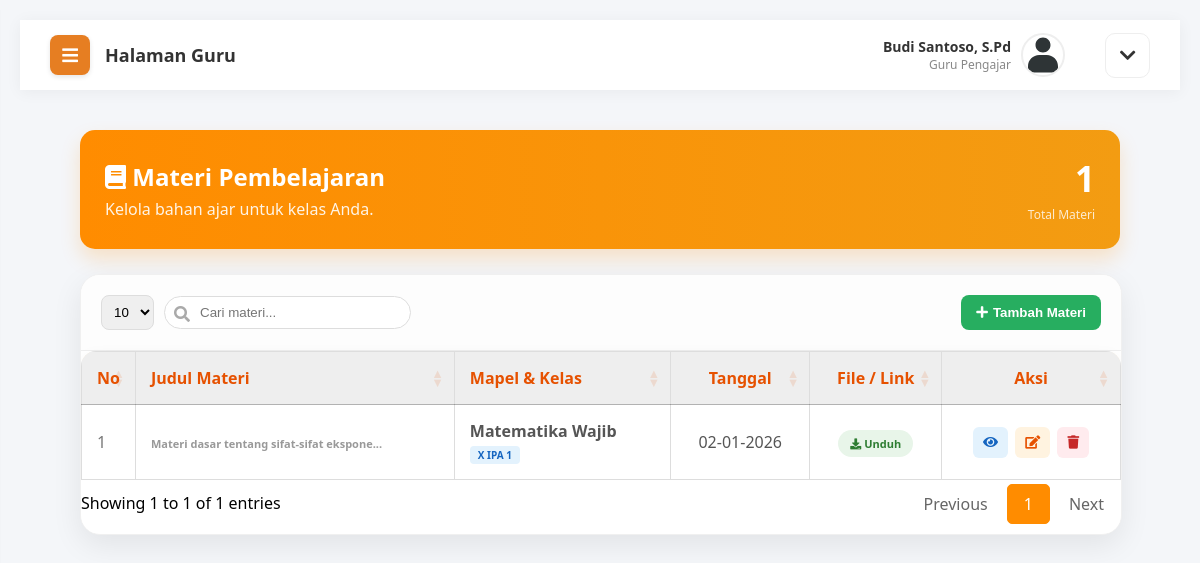
Page /guru/materi.php (signed in) on the earlier database version.
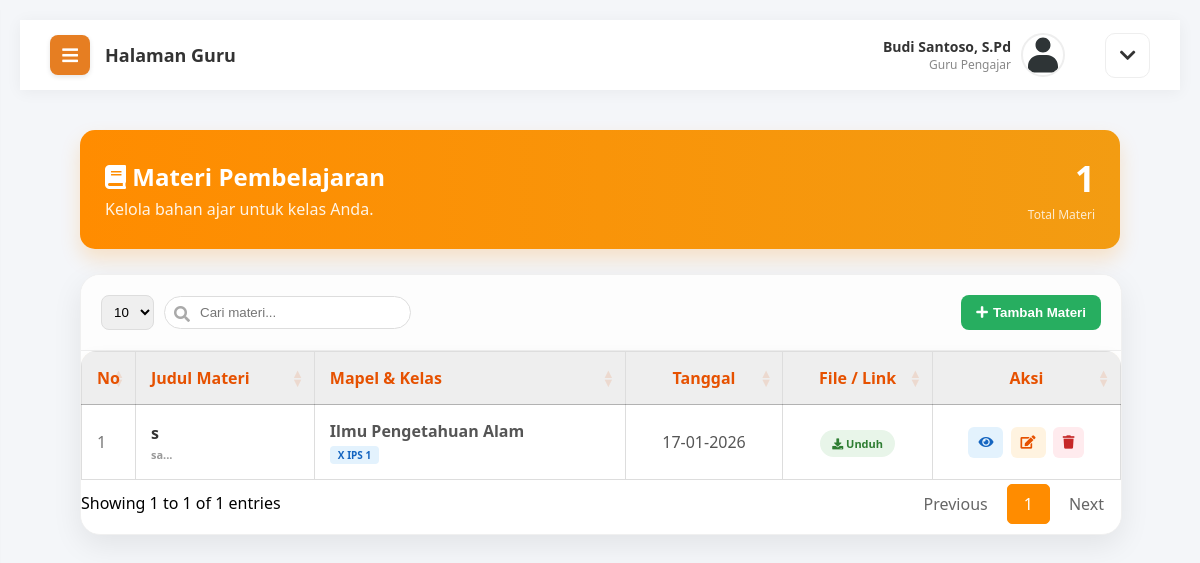
Same page on the later database version.
### tables this page shows
CREATE TABLE `materi` (
  `id_materi` int(11) NOT NULL,
  `mapel_id` int(11) NOT NULL,
  `judul` varchar(255) NOT NULL,
  `deskripsi` text NOT NULL,
  `tipe` enum('file','link') NOT NULL,
  `file_url` varchar(255) NOT NULL,
  `tanggal_upload` datetime NOT NULL
);

CREATE TABLE `mapel` (
  `id_mapel` int(11) NOT NULL,
  `kode_mapel` varchar(20) DEFAULT NULL,
  `nama_mapel` varchar(100) NOT NULL,
  `guru_id` int(11) DEFAULT NULL,
  `kelas_id` int(11) DEFAULT NULL,
  `hari` varchar(20) DEFAULT NULL,
  `jam_mulai` time DEFAULT NULL,
  `jam_selesai` time DEFAULT NULL
);

CREATE TABLE `kelas` (
  `id_kelas` int(11) NOT NULL,
  `nama_kelas` varchar(20) NOT NULL,
  `wali_kelas_id` int(11) DEFAULT NULL,
  `tahun_ajaran` varchar(20) DEFAULT '-',
  `semester` varchar(20) DEFAULT '-'
);

### guru/materi.php (the view, shortened to what the changed rows need)
<?php
include 'header.php';
$id_guru = $_SESSION['id_user'];
$query_sql = "SELECT materi.*, mapel.nama_mapel, kelas.nama_kelas
              FROM materi
              JOIN mapel ON materi.mapel_id = mapel.id_mapel
              JOIN kelas ON mapel.kelas_id = kelas.id_kelas
              WHERE mapel.guru_id = '$id_guru'
              ORDER BY materi.tanggal_upload DESC";
$q_materi = mysqli_query($koneksi, $query_sql);
$jml_materi = mysqli_num_rows($q_materi);
?>
<link rel="stylesheet" href="https://cdn.datatables.net/1.13.4/css/jquery.dataTables.min.css">
<div class="content-body" style="margin-top: -20px;">
    <div class="welcome-banner" style="background: linear-gradient(to right, #FF8C00, #F39C12); color: white; padding: 25px; border-radius: 15px; margin-bottom: 25px; box-shadow: 0 10px 20px rgba(255, 140, 0, 0.2);">
        <div style="display: flex; justify-content: space-between; align-items: center;">
            <div>
                <h2 style="margin: 0; font-size: 24px;"><i class="fas fa-book"></i> Materi Pembelajaran</h2>
            </div>
            <div>
                <h1 style="margin: 0; font-size: 35px; text-align: right;"><?php echo $jml_materi; ?></h1>
            </div>
        </div>
    </div>
    <div class="modern-form-card" style="padding: 0; overflow: hidden; width: 100%; max-width: 100%;">
        <div class="table-responsive" style="padding: 0 0 10px 0;">
            <table class="table table-striped" id="materiTable" style="width: 100%; border-collapse: collapse;">
                <thead style="background: #FFF3E0; color: #E65100;">
                    <tr>
                        <th style="padding: 15px; width: 5%;">No</th>
                        <th style="padding: 15px;">Judul Materi</th>
                        <th style="padding: 15px;">Mapel & Kelas</th>
                        <th style="padding: 15px; text-align: center;">Tanggal</th>
                        <th style="padding: 15px; text-align: center;">File / Link</th>
                        <th style="padding: 15px; text-align: center;">Aksi</th>
                    </tr>
                </thead>
                <tbody>
                    <?php
                    $no = 1;
                    while($d = mysqli_fetch_array($q_materi)){
                        $tgl = date('d-m-Y', strtotime($d['tanggal_upload']));
                        $tipe = isset($d['tipe']) ? $d['tipe'] : 'file';
                        $url  = isset($d['file_url']) ? $d['file_url'] : '#';
                    ?>
                    <tr style="border-bottom: 1px solid #f0f0f0;">
                        <td style="padding: 15px; color: #777;"><?php echo $no++; ?></td>
                        <td style="padding: 15px; font-weight: 600; color: #333;">
                            <?php echo $d['judul']; ?>
                            <div style="font-size: 11px; color: #999; margin-top: 3px;"><?php echo substr($d['deskripsi'], 0, 40) . '...'; ?></div>
                        </td>
                        <td style="padding: 15px;">
                            <span style="display: block; font-weight: bold; color: #555;"><?php echo $d['nama_mapel']; ?></span>
                            <span style="background: #e3f2fd; color: #1565c0; padding: 2px 8px; border-radius: 4px; font-size: 10px; font-weight: bold;"><?php echo $d['nama_kelas']; ?></span>
                        </td>
                        <td style="padding: 15px; text-align: center; color: #555;"><?php echo $tgl; ?></td>
                        <td style="padding: 15px; text-align: center;">
                            <?php if($tipe == 'file') { ?>
                                <a href="../uploads/materi/<?php echo $url; ?>" target="_blank" style="text-decoration: none; background: #e8f5e9; color: #2e7d32; padding: 6px 12px; border-radius: 15px; font-size: 11px; font-weight: bold;">
                                    <i class="fas fa-download"></i> Unduh
                                </a>
                            <?php } else { ?>
                                <a href="<?php echo $url; ?>" target="_blank" style="text-decoration: none; background: #ffebee; color: #c62828; padding: 6px 12px; border-radius: 15px; font-size: 11px; font-weight: bold;">
                                    <i class="fas fa-external-link-alt"></i> Buka Link
                                </a>
                            <?php } ?>
                        </td>
                        <td style="padding: 15px; text-align: center;">
                            <button onclick="bukaModalLihat('<?php echo addslashes($d['judul']); ?>','<?php echo addslashes($d['nama_mapel']); ?>','<?php echo addslashes($d['nama_kelas']); ?>','<?php echo $tgl; ?>','<?php echo addslashes($d['deskripsi']); ?>')" class="btn-action" style="background: #e3f2fd; color: #1565c0; border: none; padding: 8px 10px; border-radius: 6px; cursor: pointer; margin-right: 3px;"><i class="fas fa-eye"></i></button>
                            <button onclick="bukaModalEdit('<?php echo $d['id_materi']; ?>','<?php echo addslashes($d['judul']); ?>','<?php echo $d['mapel_id']; ?>','<?php echo $tipe; ?>','<?php echo $url; ?>','<?php echo addslashes($d['deskripsi']); ?>')" class="btn-action edit" style="background: #FFF3E0; color: #E65100; border: none; padding: 8px 10px; border-radius: 6px; cursor: pointer; margin-right: 3px;"><i class="fas fa-edit"></i></button>
                            <button onclick="konfirmasiHapus('<?php echo $d['id_materi']; ?>')" class="btn-action delete" style="background: #ffebee; color: #c62828; border: none; padding: 8px 10px; border-radius: 6px; cursor: pointer;"><i class="fas fa-trash"></i></button>
                        </td>
                    </tr>
                    <?php } ?>
                </tbody>
            </table>
        </div>
    </div>
</div>
<?php include 'footer.php'; ?>

Differences in the rows shown:
removed materi: deskripsi "Materi dasar tentang sifat-sifat ekspone", mapel.nama_mapel "Matematika Wajib", kelas.nama_kelas "X IPA 1", tanggal_upload "02-01-2026"
added materi: judul "s", deskripsi "sa", mapel.nama_mapel "Ilmu Pengetahuan Alam", kelas.nama_kelas "X IPS 1", tanggal_upload "17-01-2026"
